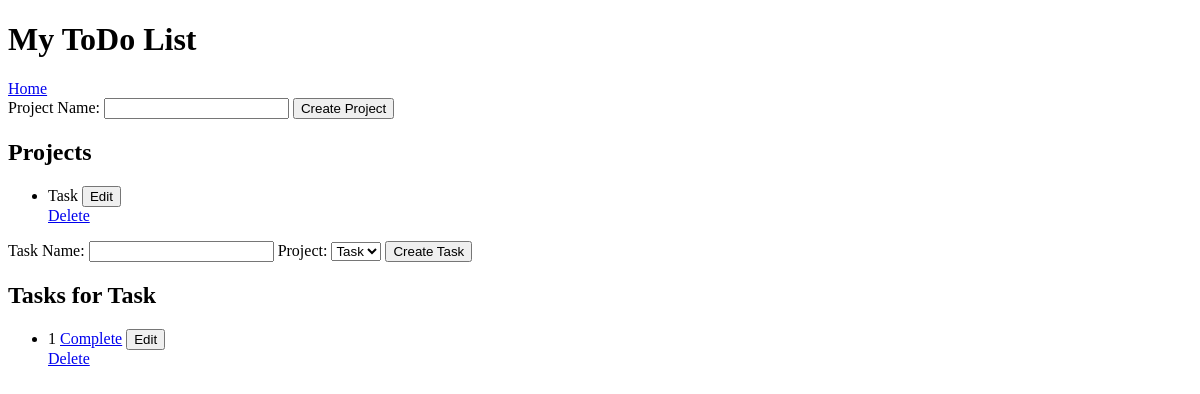
Before: /todo (signed in) with the older database file.
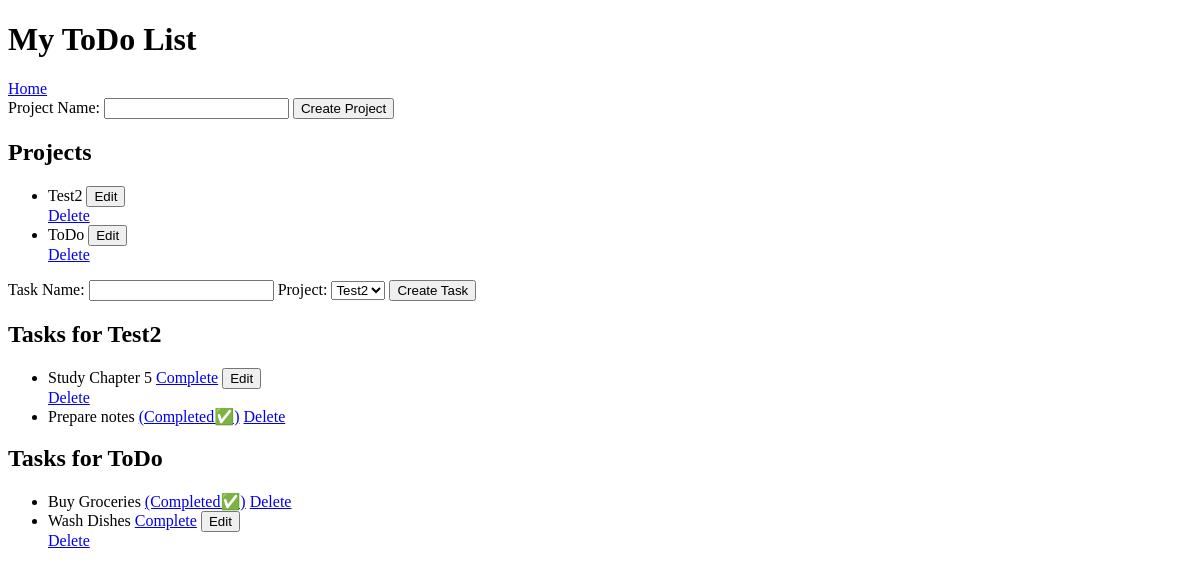
After: the same page with the newer database file.
### tables this page shows
CREATE TABLE projects
        (id INTEGER PRIMARY KEY AUTOINCREMENT,
        name TEXT,
        user_id INTEGER,
        FOREIGN KEY (user_id) REFERENCES users (id));

CREATE TABLE tasks
        (id INTEGER PRIMARY KEY AUTOINCREMENT,
        name TEXT,
        project_id INTEGER,
        completed INTEGER,
        due_date DATE,
        user_id INTEGER,
        FOREIGN KEY (project_id) REFERENCES projects (id),
        FOREIGN KEY (user_id) REFERENCES users (id));

### server.py (the view)
@app.route('/todo', methods=['POST', 'GET'])
def todo():
    check_user()
    if g.user is None:
        return redirect(url_for('login'))
    db = get_connection()
    if request.method == 'POST':
        if request.form.get('project_name'):
            project_name = request.form['project_name']
            project_count = db.execute('SELECT COUNT(*) FROM projects WHERE user_id = ?', (g.user[0],)).fetchone()[0]
            if project_count >= 5:
                return render_template('todo.html', error='You have reached the maximum number of projects for your account.')
            else:
                db.execute('INSERT INTO projects (name, user_id) VALUES (?, ?)', (project_name, g.user[0]))
                db.commit()
    elif request.method == 'GET':
        if request.form.get('task_name'):
            task_name = request.form['task_name']
            project_id = request.form['project']
            incomplete_task_count = db.execute('SELECT COUNT(*) FROM tasks WHERE project_id = ? AND completed = 0', (project_id,)).fetchone()[0]
            if incomplete_task_count >= 15:
                return render_template('todo.html', error='You have reached the maximum number of incomplete tasks for this project.')
            else:
                db.execute('INSERT INTO tasks (name, project_id, date) VALUES (?, ?, ?)', (task_name, project_id, request.form['date']))
                db.commit()
    projects = db.execute('SELECT * FROM projects WHERE user_id = ?', (g.user[0],)).fetchall()
    tasks = db.execute('SELECT * FROM tasks WHERE project_id IN (SELECT id FROM projects WHERE user_id = ?)', (g.user[0],)).fetchall()
    return render_template('todo.html', user=g.user, projects=projects, tasks=tasks)

### server.py (called while the page is built)
def get_connection():
    conn = sqlite3.connect("todo.db")
    return conn

def check_user():
    user_id = session.get('user_id')
    if user_id is None:
        g.user = None
    else:
        db = get_connection()
        g.user = db.execute('SELECT * FROM users WHERE id = ?', (user_id,)).fetchone()

### templates/todo.html (shortened to what this page needs)
<!DOCTYPE html>
<html>
<head>
</head>
<body>
	<h1>My ToDo List</h1>
	<a href="/">Home</a>
	<form method="POST" action="/create_project">
		<label for="project_name">Project Name:</label>
		<input type="text" name="project_name" id="project_name" required>
		<button type="submit">Create Project</button>
	</form>
	<h2>Projects</h2>
	<ul>
		{% for project in projects %}
			<li>
				{{ project[1] }}
				<button onclick="editProject('{{ project.id }}')">Edit</button></li>
				<a href="/delete_project/{{ project[0] }}">Delete</a>
		{% endfor %}
	</ul>
	<form method="POST" action="/create_task">
		<label for="task_name">Task Name:</label>
		<input type="text" name="task_name" id="task_name" required>
		<label for="project">Project:</label>
		<select name="project" id="project" required>
			{% for project in projects %}
				<option value="{{ project[0] }}">{{ project[1] }}</option>
			{% endfor %}
		</select>
		<button type="submit">Create Task</button>
	</form>
	{% if tasks %}
	{% for project in projects %}
		<h2>Tasks for {{ project[1] }}</h2>
		<ul>
			{% for task in tasks %}
				{% if task[2] == project[0] %}
					<li>
						{{ task[1] }}
						{% if task[3] %}
							<span>
								<a href='/undo_task/{{ task[0] }}'>(Completed✅)</a>
							</span>
							<a href="/delete_task/{{ task[0] }}">Delete</a>
						{% else %}
							<a href="/complete_task/{{ task[0] }}">Complete</a>
							<button onclick="editTask('{{ task.id }}')">Edit</button></li>
							<a href="/delete_task/{{ task[0] }}">Delete</a>
						{% endif %}
					</li>
				{% endif %}
			{% endfor %}
		</ul>
	{% endfor %}
{% endif %}
</body>
</html>

Changed rows visible on the page:
removed projects: name "Task"
removed tasks: name "1", shown under "Task"
added projects: name "Test2"
added projects: name "ToDo"
added tasks: name "Study Chapter 5", shown under "Test2"
added tasks: name "Prepare notes", shown under "Test2"
added tasks: name "Buy Groceries", shown under "ToDo"
added tasks: name "Wash Dishes", shown under "ToDo"
Other visible differences:
form field project: "Task" → "Test2"
